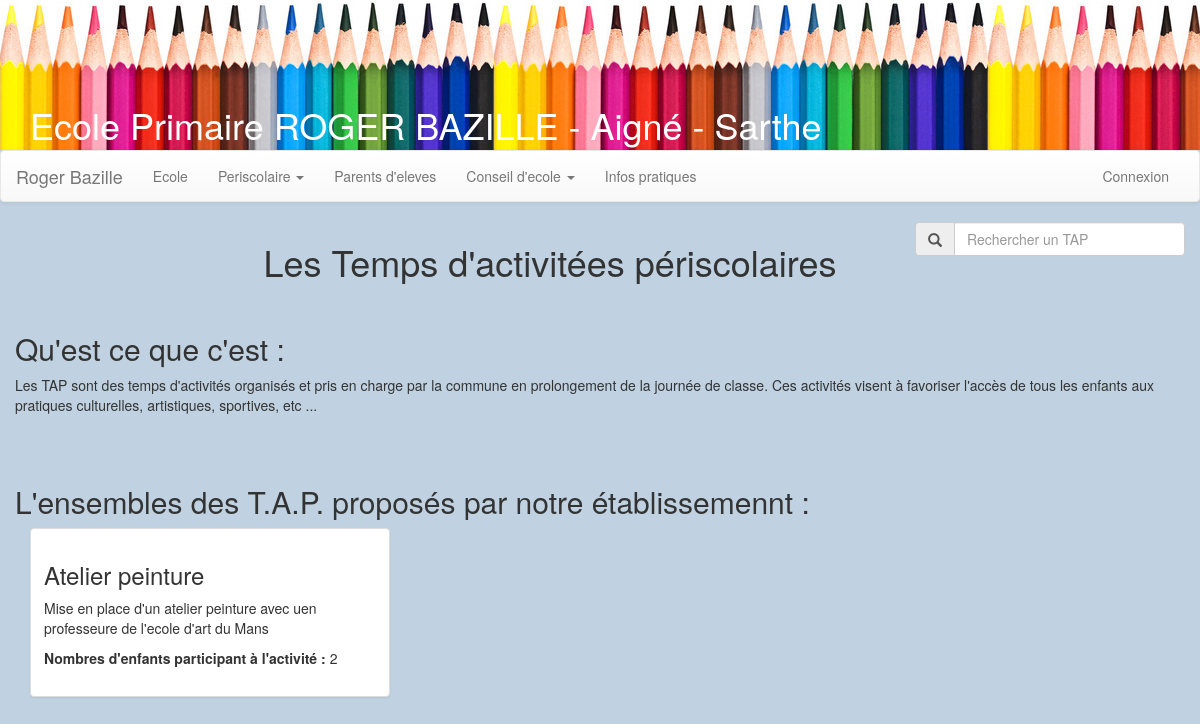
Page /index.php?section=TAP&numPage=1 on the committed database.
### tables this page shows
CREATE TABLE `tap` (
  `idTap` int(11) NOT NULL,
  `NomTap` varchar(40) NOT NULL,
  `DescriptifTap` text NOT NULL,
  `NombreEnfant` int(60) NOT NULL
);

### controleur/tap.php (called while the page is built, shortened)
<?php
	include_once('modele/mod_tap.php');
		$numeropage=$_GET['numPage'];
		$debut =($numeropage-1)*9;
		$lesTap = get_tap($debut,9);
	include_once('vue/vue_tap.php');
?>

### modele/mod_tap.php (called while the page is built, shortened)
<?php
	function get_tap($debut, $nombre)
	{
	    global $bdd;
	    $req = $bdd->prepare("SELECT * FROM tap where idTap = IdTap ");
	                $req->execute();
	    $tap = $req->fetchAll();
	    return $tap;
	}
?>

### vue/vue_tap.php (the view, shortened to what this page needs)
<?php
	include "vue/vue_entete.php";
 ?>
<html>
	<body>
		<div id= "Corps" >
			<div id="txtCorps">
					<div class="col-md-2 col-sm-2 col-xs-12">
					</div>
					<div class="col-md-7 col-sm-7 col-xs-12"><H1>Les Temps d'activit&eacutees p&eacuteriscolaires  </H1></div>
					<div class="col-md-3 col-sm-3 col-xs-12">
						<form action ="index.php?section=rechercheTap" method="post">
							<div class='input-group'>
  								<span class='input-group-addon' id='sizing-addon1'><span class='glyphicon glyphicon-search' aria-hidden='true'></span></span>
  								<input type='text' class='form-control' placeholder='Rechercher un TAP' aria-describedby='sizing-addon1' name='recherche' id='recherche'>
							</div>
						</form>
					</div>
					<div class="col-md-12 col-sm-12 col-xs-12">
								<br/>
									<h2>	Qu'est ce que c'est  : </h2>
													<p> Les TAP sont des temps d'activités organisés et pris en charge par la commune en prolongement de la journée de classe.
														Ces activités visent à favoriser l'accès de tous les enfants aux pratiques culturelles, artistiques, sportives, etc ...</p>
									<h2>	L'ensembles des T.A.P. propos&eacutes par notre &eacutetablissemennt : </h2>
							<?php
									foreach($lesTap as $unTap)
									{
										$wNomTap=$unTap['NomTap'];
										$wDescr=$unTap['DescriptifTap'];
										$wNombreEnfant=$unTap['NombreEnfant'];
										if(isset($wDescr)){
											$wDescr = nl2br($wDescr);
										}
											echo "
											  <div class='col-md-4 col-sm-6 col-xs-12'>
											    <div class='thumbnail'>
											      <div class='caption'>
											        <h3>$wNomTap</h3>
											        $wDescr
											        <p><label>Nombres d'enfants participant &agrave l'activit&eacute : </label> $wNombreEnfant</p>
											      </div>
											    </div>
											  </div>
											";
										}
							?>
			</div>
			</div>
		</div>
	</body>
</html>

### vue/style.css (style rules this page uses)
body { background-color:#C0D2E1; }
h1 { text-align: center; }

### rows in the picture
tap: NomTap "Atelier peinture", DescriptifTap "Mise en place d'un atelier peinture avec uen professeure de l'ecole d'art du Mans", NombreEnfant "2"
